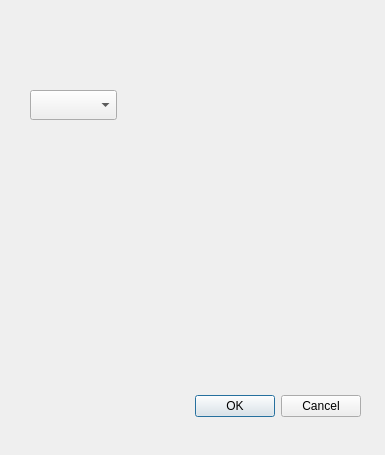
<?xml version="1.0" encoding="UTF-8"?>
<ui version="4.0">
 <class>AddIndicatorDialogue</class>
 <widget class="QDialog" name="AddIndicatorDialogue">
  <property name="geometry">
   <rect>
    <x>0</x>
    <y>0</y>
    <width>385</width>
    <height>455</height>
   </rect>
  </property>
  <property name="windowTitle">
   <string>Dialog</string>
  </property>
  <widget class="QDialogButtonBox" name="buttonBox">
   <property name="geometry">
    <rect>
     <x>20</x>
     <y>390</y>
     <width>341</width>
     <height>32</height>
    </rect>
   </property>
   <property name="orientation">
    <enum>Qt::Horizontal</enum>
   </property>
   <property name="standardButtons">
    <set>QDialogButtonBox::Cancel|QDialogButtonBox::Ok</set>
   </property>
  </widget>
  <widget class="QComboBox" name="comboBox">
   <property name="geometry">
    <rect>
     <x>30</x>
     <y>90</y>
     <width>87</width>
     <height>30</height>
    </rect>
   </property>
  </widget>
 </widget>
 <resources/>
 <connections>
  <connection>
   <sender>buttonBox</sender>
   <signal>accepted()</signal>
   <receiver>AddIndicatorDialogue</receiver>
   <slot>accept()</slot>
   <hints>
    <hint type="sourcelabel">
     <x>248</x>
     <y>254</y>
    </hint>
    <hint type="destinationlabel">
     <x>157</x>
     <y>274</y>
    </hint>
   </hints>
  </connection>
  <connection>
   <sender>buttonBox</sender>
   <signal>rejected()</signal>
   <receiver>AddIndicatorDialogue</receiver>
   <slot>reject()</slot>
   <hints>
    <hint type="sourcelabel">
     <x>316</x>
     <y>260</y>
    </hint>
    <hint type="destinationlabel">
     <x>286</x>
     <y>274</y>
    </hint>
   </hints>
  </connection>
 </connections>
</ui>
